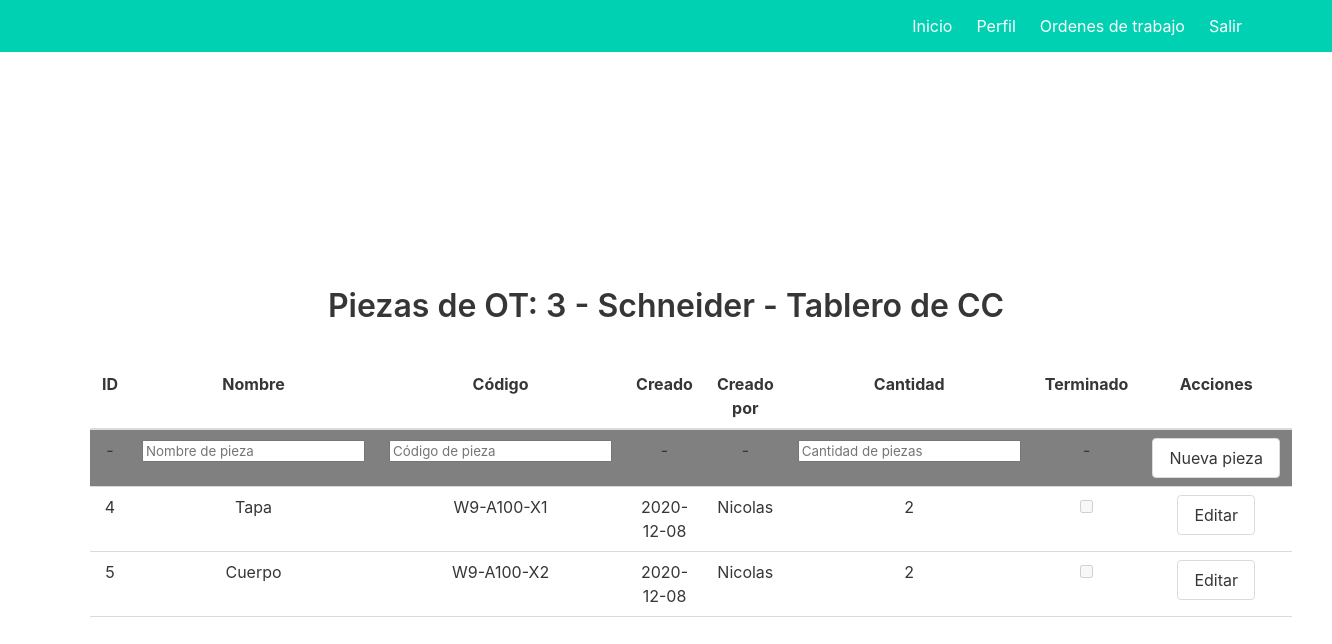
The page /wo/3/parts (signed in) on the database its author committed.
### models.py (models this page shows)
class Workorder(db.Model):
    id = db.Column(db.Integer, primary_key=True)
    date_created = db.Column(db.DateTime, default=datetime.utcnow)
    date_required = db.Column(db.DateTime)
    user = db.Column(db.String(1000), default='ADMIN')
    client = db.Column(db.String(1000))
    title = db.Column(db.String(1000))
    parts = db.relationship('Part', backref='workorder', lazy=True, cascade="all, delete-orphan")

class Part(db.Model):
    id = db.Column(db.Integer, primary_key=True)
    date_created = db.Column(db.DateTime, default=datetime.utcnow)
    user = db.Column(db.String(1000), default='ADMIN')
    name = db.Column(db.String(1000), nullable=False)
    code = db.Column(db.String(1000), nullable=False)
    qty = db.Column(db.Integer, nullable=False, default=1)
    finished = db.Column(db.Boolean, default=False)
    wo_id = db.Column(db.Integer, db.ForeignKey('workorder.id'), nullable=False)

### main.py (the view)
@main.route('/wo/<int:id>/parts', methods=['POST', 'GET'])
@login_required
def part(id):
    wo = Workorder.query.get_or_404(id)
    if request.method == 'POST':
        new_part = Part()
        new_part.name = request.form['name']
        new_part.code = request.form['code']
        new_part.qty = request.form['qty']
        new_part.user = current_user.name
        new_part.wo_id = wo.id
        try:
            db.session.add(new_part)
            db.session.commit()
            return redirect(f'/wo/{wo.id}/parts')
        except Exception as e:
            print(e)
            return "Error al agregar parte."
    else:
        parts = wo.parts
        return render_template('parts.html', parts=parts, wo=wo)

### __init__.py (called while the page is built)
def create_app():
    app = Flask(__name__)
    app.config['SECRET_KEY'] = '9OLWxND4o83j4K4iuopO'
    app.config['SQLALCHEMY_DATABASE_URI'] = 'sqlite:///db.sqlite'
    db.init_app(app)
    login_manager = LoginManager()
    login_manager.login_view = 'auth.login'
    login_manager.init_app(app)
    from .models import User, Workorder, Part
    @login_manager.user_loader
    def load_user(user_id):
        return User.query.get(int(user_id))
    from .auth import auth as auth_blueprint
    app.register_blueprint(auth_blueprint)
    from .main import main as main_blueprint
    app.register_blueprint(main_blueprint)
    return app

### templates/parts.html (shortened to what this page needs)
{% extends "base.html" %}
{% block content %}
<div class="content">
    <h1 style="text-align: center">Piezas de OT: {{ wo.id }} - {{ wo.client }} - {{ wo.title }}</h1>
    <br>
    <table class="table">
        <thead>
        <tr>
            <th>ID</th>
            <th>Nombre</th>
            <th>Código</th>
            <th>Creado</th>
            <th>Creado por</th>
            <th>Cantidad</th>
            <th>Terminado</th>
            <th>Acciones</th>
        </tr>
        </thead>
        <tbody>
        <tr bgcolor="grey">
            <form action="/wo/{{ wo.id }}/parts" method="POST">
                <td>-</td>
                <td><input type="text" name="name" id="name" placeholder="Nombre de pieza" required></td>
                <td><input type="text" name="code" id="code" placeholder="Código de pieza" required></td>
                <td>-</td>
                <td>-</td>
                <td><input type="text" name="qty" id="qty" placeholder="Cantidad de piezas" required></td>
                <td>-</td>
                <td><input type="submit" value="Nueva pieza" class="button"></td>
            </form>
        </tr>
        {% for part in parts %}
        <tr>
            <td>{{ part.id }}</td>
            <td>{{ part.name }}</td>
            <td>{{ part.code }}</td>
            <td>{{ part.date_created.date() }}</td>
            <td>{{ part.user }}</td>
            <td>{{ part.qty }}</td>
            <td>
                <label class="checkbox" disabled>
                    <input type="checkbox" disabled {{ "checked" if part.finished == True else ''}}>
                </label>
            </td>
            <td>
                <button class="button" onclick="show_hide('{{ part.id }}')">Editar</button>
            </td>
        </tr>
        {% endfor %}
        </tbody>
    </table>
</div>
{% endblock %}

### rows shown on the page
Workorder: id "3", client "Schneider", title "Tablero de CC"
Part: id "4", name "Tapa", code "W9-A100-X1", date_created "2020-12-08", user "Nicolas", qty "2"
Part: id "5", name "Cuerpo", code "W9-A100-X2", date_created "2020-12-08", user "Nicolas", qty "2"
